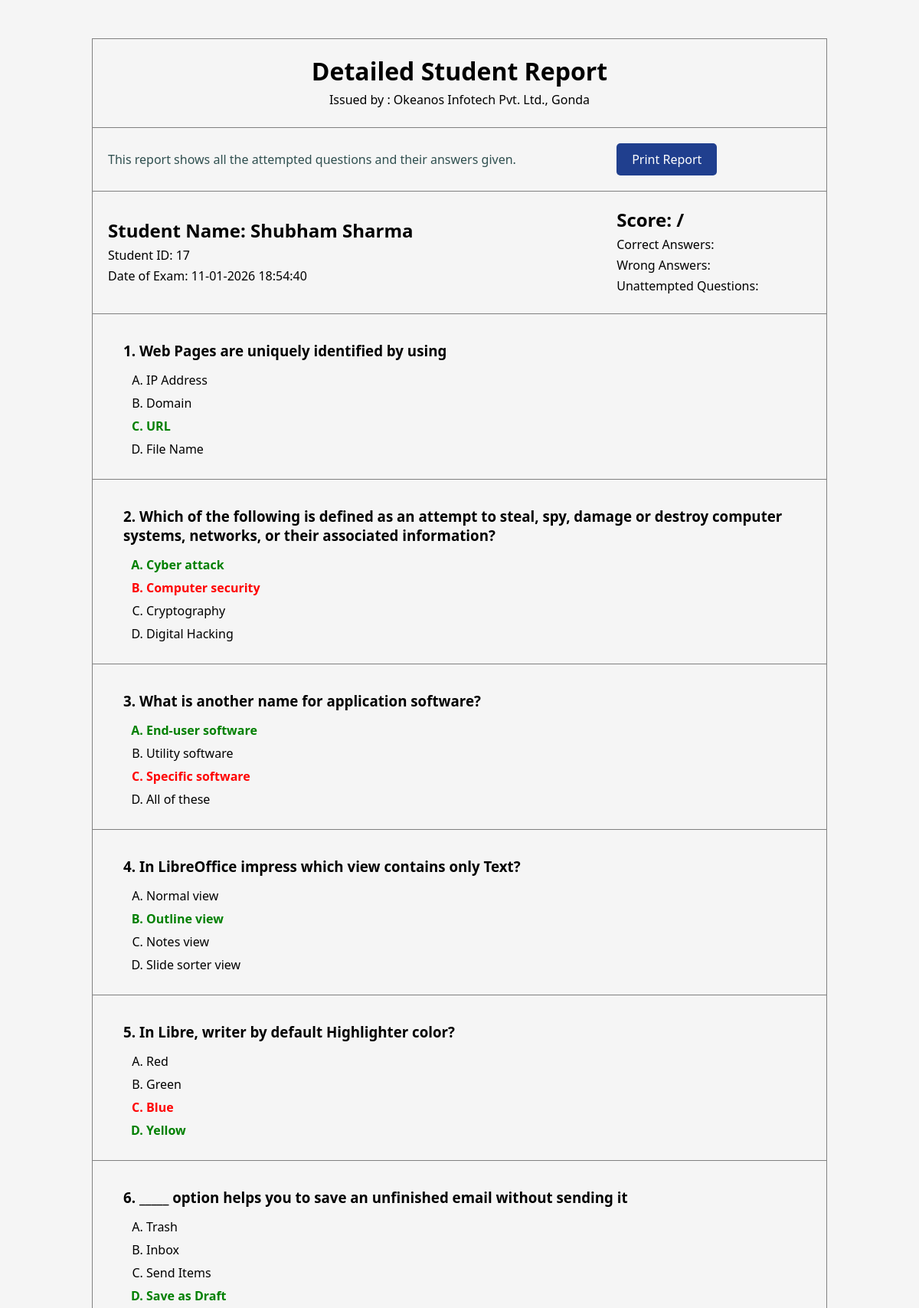
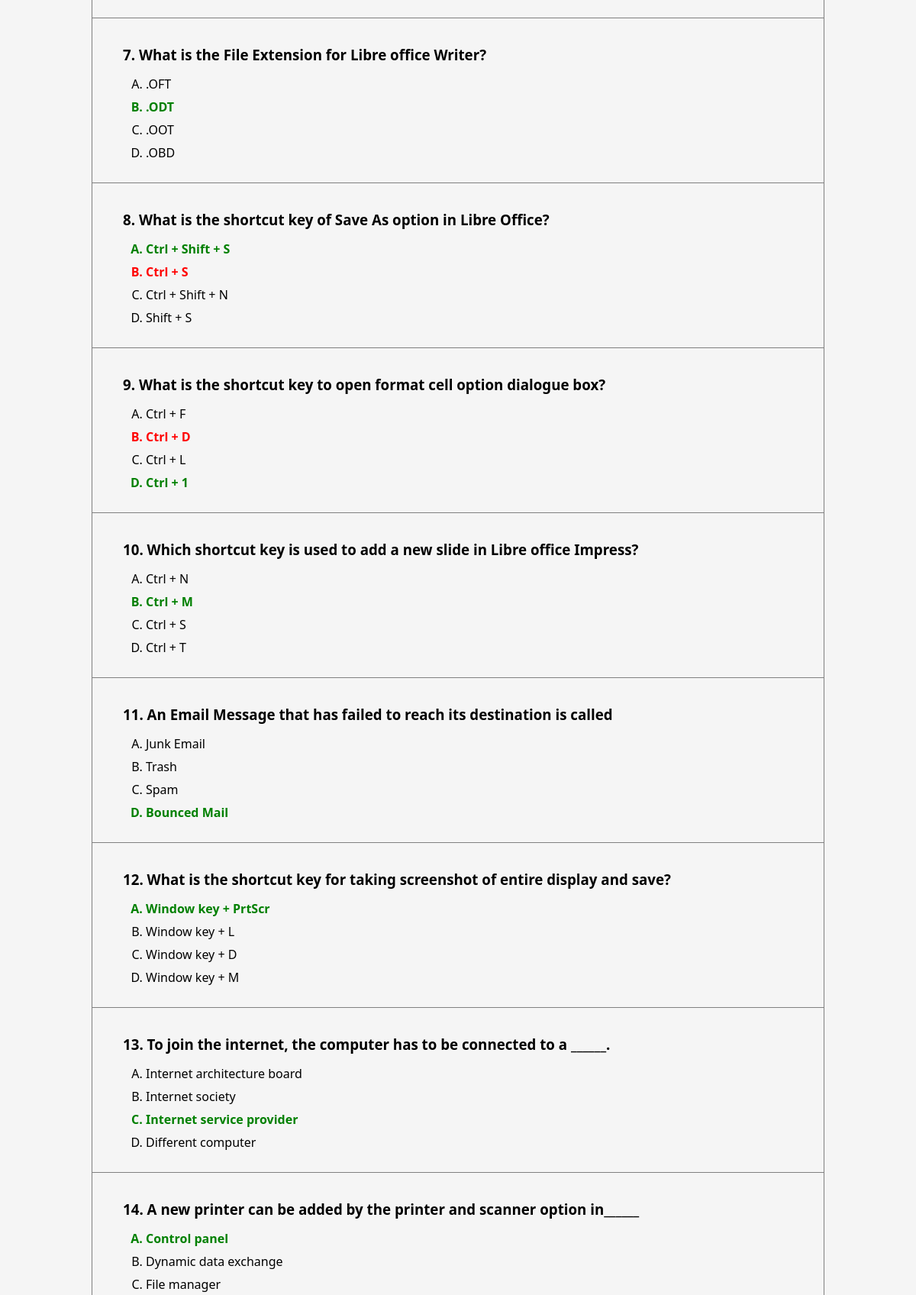
Page /detailed_exam_report.php?user_id=17 (upper part) on the committed database (2 pictures, top to bottom).
### tables this page shows
CREATE TABLE `exam_answers_table` (
  `answer_id` int(11) NOT NULL,
  `user_id` int(11) NOT NULL,
  `user_name` varchar(200) NOT NULL,
  `question_id` int(11) NOT NULL,
  `selected_answer` varchar(2000) NOT NULL,
  `datetime` datetime NOT NULL DEFAULT current_timestamp()
);

CREATE TABLE `questions_table` (
  `question_id` int(11) NOT NULL,
  `subject_name` varchar(200) NOT NULL,
  `question` varchar(2000) NOT NULL,
  `option_a` varchar(1000) NOT NULL,
  `option_b` varchar(1000) NOT NULL,
  `option_c` varchar(1000) NOT NULL,
  `option_d` varchar(1000) NOT NULL,
  `correct_answer` varchar(1000) NOT NULL,
  `date_time` date NOT NULL DEFAULT current_timestamp()
);

### detailed_exam_report.php (the view, shortened to what this page needs)
<?php
include "connection.php";
if(isset($_GET['user_id'])){
    $user_id = $_GET['user_id'];
    $total_questions = $_GET['total'];
    $correct_answers = $_GET['correct'];
    $wrong_answers = $_GET['wrong'];
    $unattempted_questions = $_GET['unattempt'];
} else {
    die("<h1>User ID not provided</h1>");
    exit();
}
$sql = "SELECT q.question, q.option_a, q.option_b, q.option_c, q.option_d, q.correct_answer,ea.user_id, ea.user_name, ea.selected_answer, ea.datetime  FROM questions_table q JOIN exam_answers_table ea ON q.question_id = ea.question_id WHERE ea.user_id = ?";
$stmt = $conn->prepare($sql);
$stmt->bind_param("i", $user_id);
$stmt->execute();
$result = $stmt->get_result();
$questions = [];
if ($result->num_rows > 0) {
    while ($row = $result->fetch_assoc()) {
        $questions[] = $row;
    }
} else {
    die("<h1>User not found</h1>");
    exit();
}
?>
<!DOCTYPE html>
<html lang="en">
<head>
</head>
<body>
    <main>
        <table>
            <tr>
                <td colspan="2">
                    <h1>Detailed Student Report</h1>
                    <p>
                        Issued by : Okeanos Infotech Pvt. Ltd., Gonda
                    </p>
                </td>
            </tr>
            <tr>
                <td>
                    <p style="color:darkslategray">This report shows all the attempted questions and their answers given.</p>
                </td>
                <td>
                    <button id="print-btn">Print Report</button>
                </td>
            </tr>
            <tr>
                <td>
                    <h2>Student Name: <?php echo htmlspecialchars($questions[0]['user_name']); ?></h2>
                    <p>Student ID: <?php echo htmlspecialchars($questions[0]['user_id']); ?></p>
                    <p>Date of Exam: <?php echo htmlspecialchars(date('d-m-Y H:i:s', strtotime($questions[0]['datetime']))); ?></p>
                </td>
                <td>
                    <h2>Score: <?php echo $correct_answers; ?>/<?php echo $total_questions; ?></h2>
                    <p>Correct Answers: <?php echo $correct_answers; ?></p>
                    <p>Wrong Answers: <?php echo $wrong_answers; ?></p>
                    <p>Unattempted Questions: <?php echo $unattempted_questions; ?></p>
                </td>
            </tr>
            <?php foreach($questions as $index => $question): ?>
            <?php
                $correct_answer = $question['correct_answer'];
                $selected_answer = $question['selected_answer'];
                $option_a = $question['option_a'];
                $option_b = $question['option_b'];
                $option_c = $question['option_c'];
                $option_d = $question['option_d'];
                if ($option_a == $correct_answer) {
                    $option_a_style = "style='color:green; font-weight:bold;'";
                } elseif ($option_a == $selected_answer) {
                    $option_a_style = "style='color:red; font-weight:bold;'";
                } else {
                    $option_a_style = "style='color:black;'";
                }
                if ($option_b == $correct_answer) {
                    $option_b_style = "style='color:green; font-weight:bold;'";
                } elseif ($option_b == $selected_answer) {
                    $option_b_style = "style='color:red; font-weight:bold;'";
                } else {
                    $option_b_style = "style='color:black;'";
                }
                if ($option_c == $correct_answer) {
                    $option_c_style = "style='color:green; font-weight:bold;'";
                } elseif ($option_c == $selected_answer) {
                    $option_c_style = "style='color:red; font-weight:bold;'";
                } else {
                    $option_c_style = "style='color:black;'";
                }
                if ($option_d == $correct_answer) {
                    $option_d_style = "style='color:green; font-weight:bold;'";
                } elseif ($option_d == $selected_answer) {
                    $option_d_style = "style='color:red; font-weight:bold;'";
                } else {
                    $option_d_style = "style='color:black;'";
                }
            ?>
            <tr>
                <td colspan="2">
                    <h3><?php echo $index + 1; ?>. <?php echo htmlspecialchars($question['question']); ?></h3>
                    <ol type="A">
                        <li <?php echo $option_a_style; ?> >
                            <?php echo htmlspecialchars($option_a); ?>
                        </li>
                        <li <?php echo $option_b_style; ?> >
                            <?php echo htmlspecialchars($option_b); ?>
                        </li>
                        <li <?php echo $option_c_style; ?> >
                            <?php echo htmlspecialchars($option_c); ?>
                        </li>
                        <li <?php echo $option_d_style; ?> >
                            <?php echo htmlspecialchars($option_d); ?>
                        </li>
                    </ol>
                </td>
            </tr>
            <?php endforeach; ?>
        </table>
    </main>
</body>
</html>

### detailed_exam_report.php (style rules this page uses)
* { margin: 0; padding: 0; box-sizing: border-box; font-family: 'Segoe UI', Tahoma, Geneva, Verdana, sans-serif; }
body { background-color: whitesmoke; }
table { margin: 50px auto; width: 80%; border: 1px solid grey; border-collapse: collapse; }
table tr td { padding: 20px; }
table tr td { border-bottom: 1px solid grey; }
table tr:first-child td { text-align: center; }
tr td ol { margin-left: 50px; }
ol li { margin: 8px 0; }
h3 { margin: 15px 0; margin-left: 20px; }
td p { margin: 5px 0; }
button { padding: 10px 20px; background-color: #203f8eff; border: none; border-radius: 5px; cursor: pointer; font-size: 16px; color: white; }

### rows in the picture
exam_answers_table: user_name "Shubham Sharma", user "17", datetime "11-01-2026 18:54:40", question.question "Web Pages are uniquely identified by using", question.option_a "IP Address", question.option_b "Domain", question.option_c "URL", question.option_d "File Name"
exam_answers_table: question.question "Which of the following is defined as an attempt to steal, spy, damage or destroy computer systems, networks, or their associated information?", question.option_a "Cyber attack", question.option_b "Computer security", question.option_c "Cryptography", question.option_d "Digital Hacking"
exam_answers_table: question.question "What is another name for application software?", question.option_a "End-user software", question.option_b "Utility software", question.option_c "Specific software", question.option_d "All of these"
exam_answers_table: question.question "In LibreOffice impress which view contains only Text?", question.option_a "Normal view", question.option_b "Outline view", question.option_c "Notes view", question.option_d "Slide sorter view"
exam_answers_table: question.question "In Libre, writer by default Highlighter color?", question.option_a "Red", question.option_b "Green", question.option_c "Blue", question.option_d "Yellow"
exam_answers_table: question.question "_____ option helps you to save an unfinished email without sending it", question.option_a "Trash", question.option_b "Inbox", question.option_c "Send Items", question.option_d "Save as Draft"
exam_answers_table: question.question "What is the File Extension for Libre office Writer?", question.option_a ".OFT", question.option_b ".ODT", question.option_c ".OOT", question.option_d ".OBD"
exam_answers_table: question.question "What is the shortcut key of Save As option in Libre Office?", question.option_a "Ctrl + Shift + S", question.option_b "Ctrl + S", question.option_c "Ctrl + Shift + N", question.option_d "Shift + S"
exam_answers_table: question.question "What is the shortcut key to open format cell option dialogue box?", question.option_a "Ctrl + F", question.option_b "Ctrl + D", question.option_c "Ctrl + L", question.option_d "Ctrl + 1"
exam_answers_table: question.question "Which shortcut key is used to add a new slide in Libre office Impress?", question.option_a "Ctrl + N", question.option_b "Ctrl + M", question.option_c "Ctrl + S", question.option_d "Ctrl + T"
exam_answers_table: question.question "An Email Message that has failed to reach its destination is called", question.option_a "Junk Email", question.option_b "Trash", question.option_c "Spam", question.option_d "Bounced Mail"
exam_answers_table: question.question "What is the shortcut key for taking screenshot of entire display and save?", question.option_a "Window key + PrtScr", question.option_b "Window key + L", question.option_c "Window key + D", question.option_d "Window key + M"
exam_answers_table: question.question "To join the internet, the computer has to be connected to a ______.", question.option_a "Internet architecture board", question.option_b "Internet society", question.option_c "Internet service provider", question.option_d "Different computer"
exam_answers_table: question.question "A new printer can be added by the printer and scanner option in______", question.option_a "Control panel", question.option_b "Dynamic data exchange", question.option_c "File manager"
